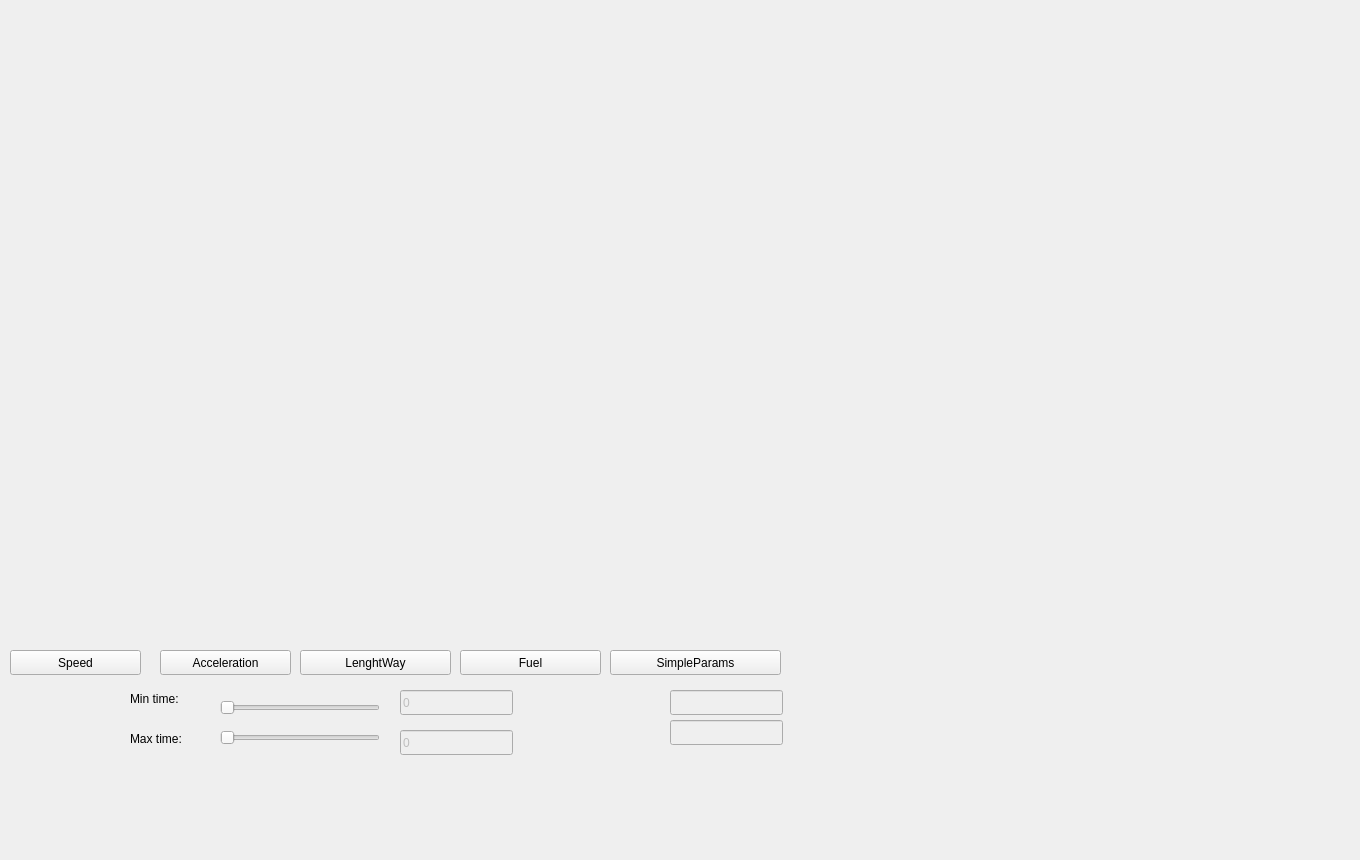
<?xml version="1.0" encoding="UTF-8"?>
<ui version="4.0">
 <class>Widget</class>
 <widget class="QWidget" name="Widget">
  <property name="geometry">
   <rect>
    <x>0</x>
    <y>0</y>
    <width>1360</width>
    <height>860</height>
   </rect>
  </property>
  <property name="windowTitle">
   <string>Widget</string>
  </property>
  <widget class="QCustomPlot" name="widget" native="true">
   <property name="geometry">
    <rect>
     <x>10</x>
     <y>10</y>
     <width>771</width>
     <height>631</height>
    </rect>
   </property>
  </widget>
  <widget class="QPushButton" name="pushButton">
   <property name="geometry">
    <rect>
     <x>10</x>
     <y>650</y>
     <width>131</width>
     <height>25</height>
    </rect>
   </property>
   <property name="text">
    <string>Speed</string>
   </property>
  </widget>
  <widget class="QCustomPlot" name="widget_2" native="true">
   <property name="geometry">
    <rect>
     <x>790</x>
     <y>10</y>
     <width>561</width>
     <height>481</height>
    </rect>
   </property>
  </widget>
  <widget class="QPushButton" name="pushButton_2">
   <property name="geometry">
    <rect>
     <x>160</x>
     <y>650</y>
     <width>131</width>
     <height>25</height>
    </rect>
   </property>
   <property name="text">
    <string>Acceleration</string>
   </property>
  </widget>
  <widget class="QPushButton" name="pushButton_3">
   <property name="geometry">
    <rect>
     <x>300</x>
     <y>650</y>
     <width>151</width>
     <height>25</height>
    </rect>
   </property>
   <property name="text">
    <string>LenghtWay</string>
   </property>
  </widget>
  <widget class="QPushButton" name="pushButton_4">
   <property name="geometry">
    <rect>
     <x>460</x>
     <y>650</y>
     <width>141</width>
     <height>25</height>
    </rect>
   </property>
   <property name="text">
    <string>Fuel</string>
   </property>
  </widget>
  <widget class="QPushButton" name="pushButton_5">
   <property name="geometry">
    <rect>
     <x>610</x>
     <y>650</y>
     <width>171</width>
     <height>25</height>
    </rect>
   </property>
   <property name="text">
    <string>SimpleParams</string>
   </property>
  </widget>
  <widget class="QCustomPlot" name="widget_3" native="true">
   <property name="geometry">
    <rect>
     <x>790</x>
     <y>500</y>
     <width>561</width>
     <height>331</height>
    </rect>
   </property>
  </widget>
  <widget class="QSlider" name="horizontalSlider">
   <property name="geometry">
    <rect>
     <x>220</x>
     <y>700</y>
     <width>160</width>
     <height>16</height>
    </rect>
   </property>
   <property name="orientation">
    <enum>Qt::Horizontal</enum>
   </property>
  </widget>
  <widget class="QSlider" name="horizontalSlider_2">
   <property name="geometry">
    <rect>
     <x>220</x>
     <y>730</y>
     <width>160</width>
     <height>16</height>
    </rect>
   </property>
   <property name="orientation">
    <enum>Qt::Horizontal</enum>
   </property>
  </widget>
  <widget class="QLineEdit" name="lineEdit">
   <property name="enabled">
    <bool>false</bool>
   </property>
   <property name="geometry">
    <rect>
     <x>670</x>
     <y>690</y>
     <width>113</width>
     <height>25</height>
    </rect>
   </property>
  </widget>
  <widget class="QLineEdit" name="lineEdit_2">
   <property name="enabled">
    <bool>false</bool>
   </property>
   <property name="geometry">
    <rect>
     <x>670</x>
     <y>720</y>
     <width>113</width>
     <height>25</height>
    </rect>
   </property>
  </widget>
  <widget class="QLabel" name="label">
   <property name="geometry">
    <rect>
     <x>130</x>
     <y>690</y>
     <width>67</width>
     <height>17</height>
    </rect>
   </property>
   <property name="text">
    <string>Min time:</string>
   </property>
  </widget>
  <widget class="QLabel" name="label_2">
   <property name="geometry">
    <rect>
     <x>130</x>
     <y>730</y>
     <width>67</width>
     <height>17</height>
    </rect>
   </property>
   <property name="text">
    <string>Max time:</string>
   </property>
  </widget>
  <widget class="QLineEdit" name="lineEdit_3">
   <property name="enabled">
    <bool>false</bool>
   </property>
   <property name="geometry">
    <rect>
     <x>400</x>
     <y>690</y>
     <width>113</width>
     <height>25</height>
    </rect>
   </property>
   <property name="text">
    <string>0</string>
   </property>
  </widget>
  <widget class="QLineEdit" name="lineEdit_4">
   <property name="enabled">
    <bool>false</bool>
   </property>
   <property name="geometry">
    <rect>
     <x>400</x>
     <y>730</y>
     <width>113</width>
     <height>25</height>
    </rect>
   </property>
   <property name="text">
    <string>0</string>
   </property>
  </widget>
 </widget>
 <layoutdefault spacing="6" margin="11"/>
 <customwidgets>
  <customwidget>
   <class>QCustomPlot</class>
   <extends>QWidget</extends>
   <header>qcustomplot.h</header>
   <container>1</container>
  </customwidget>
 </customwidgets>
 <resources/>
 <connections/>
</ui>
